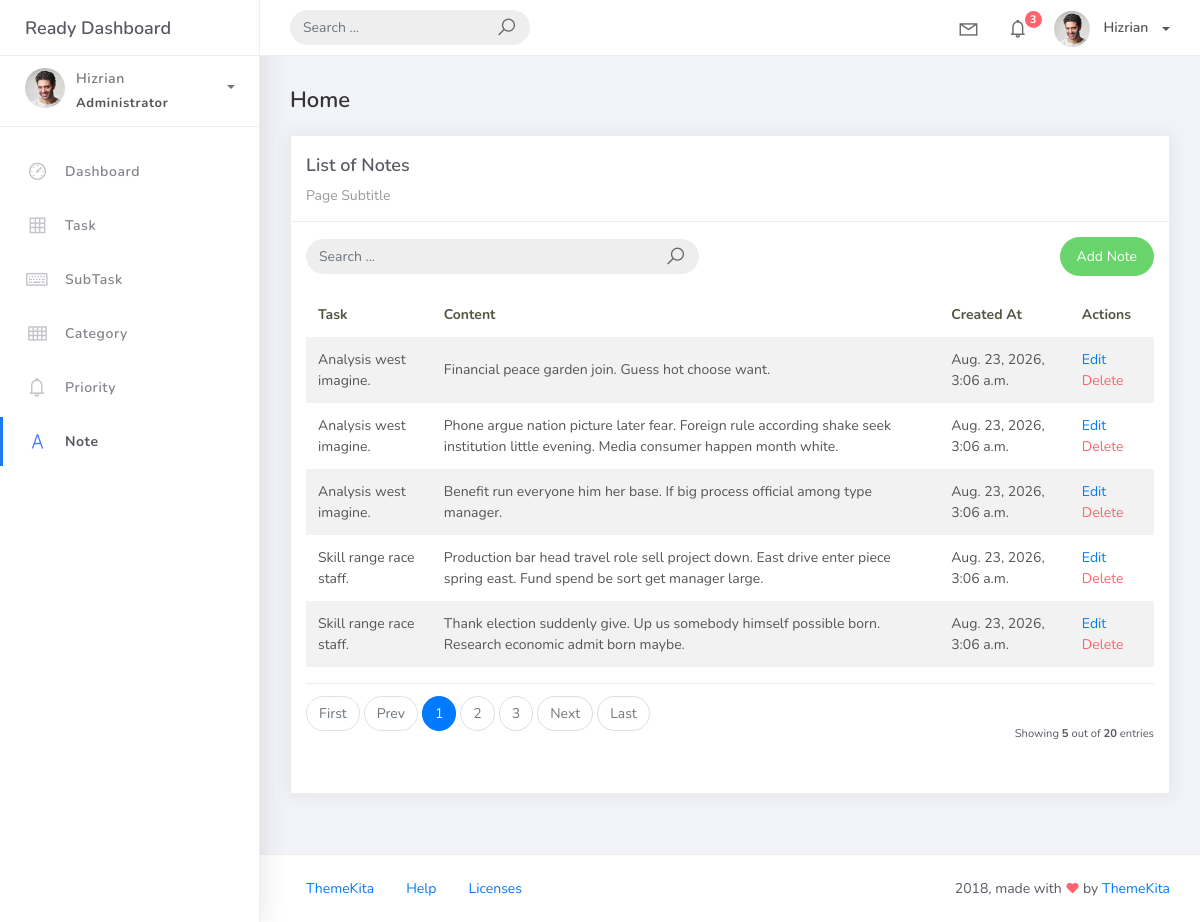
/note, run on the app's committed database.
### tasks/models.py (models this page shows, shortened)
class BaseModel(models.Model):
    created_at = models.DateTimeField(auto_now_add=True)
    updated_at = models.DateTimeField(auto_now=True)
    class Meta:
        abstract = True

class Note(BaseModel):
    task = models.ForeignKey(
        Task,
        on_delete=models.CASCADE
    )
    content = models.TextField()

class Task(BaseModel):
    STATUS_CHOICES = [
        ("Pending", "Pending"),
        ("In Progress", "In Progress"),
        ("Completed", "Completed"),
    ]
    title = models.CharField(max_length=255)
    description = models.CharField(max_length=255)
    deadline = models.DateTimeField()
    status = models.CharField(
        max_length=50,
        choices=STATUS_CHOICES,
        default="Pending"
    )
    category = models.ForeignKey(
        Category,
        on_delete=models.CASCADE
    )
    priority = models.ForeignKey(
        Priority,
        on_delete=models.CASCADE
    )
    def __str__(self):
        return self.title

### tasks/views.py (the view)
# urls.py: path('note', NoteList.as_view(), name='note-list'),
class NoteList(ListView):
    model = Note
    context_object_name = 'note'
    template_name = "note_list.html"
    paginate_by = 5
    ordering = ["task"]
    def get_queryset(self):
            qs = super().get_queryset()
            query = self.request.GET.get('q')
            if query:
                qs = qs.filter(
                    Q(content__icontains=query) |
                    Q(task__title__icontains=query)
                )
            return qs

### hangarin/templates/note_list.html
    {% extends 'base.html' %}
    {% load static %}
    {% block content %}
    <div class="content">
        <div class="container-fluid">
            <h4 class="page-title">Home</h4>
            <div class="row">
                <div class="col-md-12">
                    <div class="card">
                        <div class="card-header">
                            <div class="card-title">List of Notes</div>
                            <div class="card-category">Page Subtitle</div>
                        </div>
                        <div class="card-body">
                            <div class="row align-items-center mb-3">
                                <div class="col-md-6 mb-2 mb-md-0">
                                    <form class="navbar-left navbar-form nav-search mr-md-3" action="{% url 'note-list' %}" method="get">
                                        <div class="input-group">
                                            <input type="text"
                                                placeholder="Search ..."
                                                class="form-control"
                                                name="q"
                                                value="{{ request.GET.q|default:'' }}" />
                                            <div class="input-group-append">
                                                <button type="submit" class="input-group-text">
                                                    <i class="la la-search search-icon"></i>
                                                </button>
                                            </div>
                                        </div>
                                    </form>
                                </div>
                                <div class="col-md-6 text-md-right">
                                    <a href="{% url 'note-add' %}"
                                    class="btn btn-success btn-rounded">
                                        Add Note
                                    </a>
                                </div>
                            </div>
                            <table class="table table-striped mt-3">
                                <thead>
                                    <tr>
                                        <th scope="col">Task</th>
                                        <th scope="col">Content</th>
                                        <th scope="col">Created At</th>
                                        <th scope="col">Actions</th>
                                    </tr>
                                </thead>
                                <tbody>
                                    {% for object in note %}
                                    <tr>
                                        <td>{{ object.task }}</td>
                                        <td>{{ object.content }}</td>
                                        <td>{{ object.created_at }}</td>
                                        <td>
                                            <a href="{% url 'note-update' object.id %}">Edit</a>
                                            <a href="{% url 'note-delete' object.id %}" class="text-danger">Delete</a>
                                        </td>
                                    </tr>
                                    {% empty %}
                                        <tr>
                                            <td colspan="4" style="text-align: center;">
                                                <p class="text-sm font-weight-bold mb-0">No Records Found</p>
                                            </td>
                                        </tr>
                                    {% endfor %}
                                </tbody>
                            </table>
                            {% include 'includes/pagination.html' %}
                        </div>
                    </div>
                </div>
            </div>
        </div>
    </div>
    {% endblock %}

### data on the page
Note: task "Analysis west imagine.", content "Financial peace garden join. Guess hot choose want.", created_at "Aug. 23, 2026, 3:06 a.m."
Note: task "Analysis west imagine.", content "Phone argue nation picture later fear. Foreign rule according shake seek institution little evening. Media consumer happen month white.", created_at "Aug. 23, 2026, 3:06 a.m."
Note: task "Analysis west imagine.", content "Benefit run everyone him her base. If big process official among type manager.", created_at "Aug. 23, 2026, 3:06 a.m."
Note: task "Skill range race staff.", content "Production bar head travel role sell project down. East drive enter piece spring east. Fund spend be sort get manager large.", created_at "Aug. 23, 2026, 3:06 a.m."
Note: task "Skill range race staff.", content "Thank election suddenly give. Up us somebody himself possible born. Research economic admit born maybe.", created_at "Aug. 23, 2026, 3:06 a.m."

### other printed values
{{ page_num }} "1"
{{ page_num }} "2" "3"
{{ object_list.count }} "5"
{{ paginator.count }} "20"
